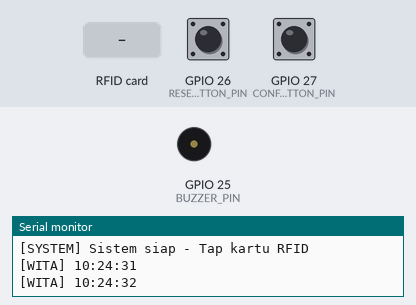
Simulated run of this sketch. Board: ESP32. On the bench: buzzer (waves = sounding, pin HIGH), the last lines printed to the serial monitor. The inputs (shaded band) are chosen by the test bench; at power-on: GPIO 27 (CONFIG_BUTTON_PIN) HIGH, GPIO 26 (RESET_BUTTON_PIN) HIGH. WiFi joins after 1.5 s; servers stay silent unless stated; the local clock reads 2024-03-15 10:24:30 at power-on unless the sketch sets it; no MQTT or app messages arrive unless stated. At 7.8 s the program restarts the board; the recording ends there.

Above: at 2.8 s.
2.9 s: GPIO 27 (CONFIG_BUTTON_PIN) pulled LOW for 0.15 s
At 3.01 s:
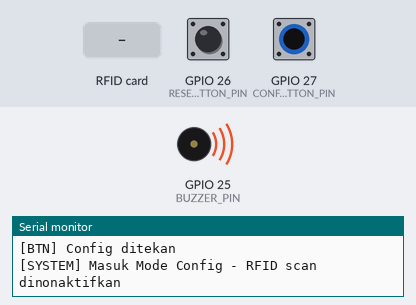
4.5 s: RFID card 5E 7A 19 C4 held to the reader
At 5.2 s:
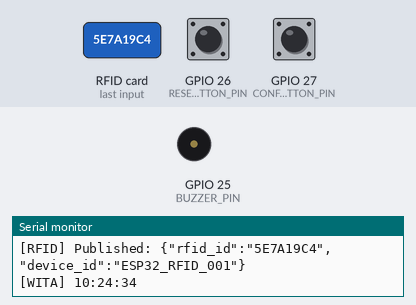
7.5 s: GPIO 26 (RESET_BUTTON_PIN) pulled LOW for 0.15 s
Timing chart, 0 to 7.8 s (numbered marks = the images above; inputs shaded):
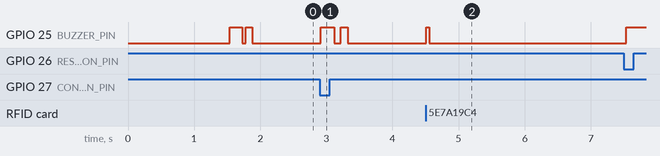

Measured:
- after the input at 2.9 s, GPIO 25 (BUZZER_PIN): LOW → HIGH at once, → LOW 0.20 s later, → HIGH 0.10 s later, → LOW 0.10 s later
- after the input at 4.5 s, GPIO 25 (BUZZER_PIN): LOW → HIGH at once, → LOW 0.05 s later

The sketch:

esp32newcoding_claud.ino
```cpp
/*
 * ESP32 RFID Permission System
 * Components: ESP32, PN532 NFC RFID Module (I2C), Active Buzzer, Push Buttons
 * Features: RFID scanning, MQTT (HiveMQ TLS), buzzer notification, NTP time sync (WITA)
 *
 * PERBAIKAN:
 * - Semua delay() diganti millis() non-blocking
 * - readPassiveTargetID pakai timeout 100ms agar tidak blocking
 * - Buzzer non-blocking menggunakan state machine
 * - LCD dihapus sepenuhnya
 * - Debounce tombol dipisah per tombol
 * - MQTT buffer size diperbesar untuk HiveMQ
 * - Reconnect WiFi & MQTT lebih robust
 * - mqttClient.loop() selalu berjalan lancar
 */

#include <WiFi.h>
#include <WiFiClientSecure.h>
#include <PubSubClient.h>
#include <Wire.h>
#include <Adafruit_PN532.h>
#include <time.h>

// ============================================================
// WiFi Configuration
// ============================================================
const char* ssid     = "Post satpam";
const char* password = "Skanbara2024";  // Kosong untuk captive portal (MAC registered)

// ============================================================
// NTP Configuration (WITA - UTC+8)
// ============================================================
const char* ntpServer        = "pool.ntp.org";
const long  gmtOffset_sec    = 28800;  // UTC+8
const int   daylightOffset_sec = 0;

// ============================================================
// MQTT Configuration (HiveMQ Cloud - TLS port 8883)
// ============================================================
const char* mqtt_server   = "282ebcb2b3e048aeb47708a9236c9b95.s1.eu.hivemq.cloud";
const int   mqtt_port     = 8883;
const char* mqtt_client_id  = "esp32_rfid_device";
const char* mqtt_username   = "ijinkeluar";
const char* mqtt_password   = "Gmagus4099";

// Topics
const char* mqtt_topic_rfid     = "izin/rfid";
const char* mqtt_topic_status   = "izin/status";
const char* mqtt_topic_response = "izin/response";
const char* mqtt_topic_command  = "izin/command";

// ============================================================
// Device Configuration
// ============================================================
const char* device_id = "ESP32_RFID_001";

// ============================================================
// Pin Definitions
// ============================================================
#define PN532_SDA_PIN      21
#define PN532_SCL_PIN      22
#define BUZZER_PIN         25
#define RESET_BUTTON_PIN   26
#define CONFIG_BUTTON_PIN  27

// ============================================================
// Global Objects
// ============================================================
WiFiClientSecure  espClient;
PubSubClient      mqttClient(espClient);
Adafruit_PN532    nfc(PN532_SDA_PIN, PN532_SCL_PIN);

// ============================================================
// Timing Variables (millis-based, non-blocking)
// ============================================================
unsigned long lastMqttConnectAttempt = 0;
unsigned long lastStatusUpdate       = 0;
unsigned long lastButtonCheck        = 0;
unsigned long lastTimeLog            = 0;
unsigned long rfidCooldown           = 0;
unsigned long lcdResetTimer          = 0;  // Timer untuk reset pesan Serial

// Debounce terpisah per tombol
unsigned long lastDebounceReset  = 0;
unsigned long lastDebounceConfig = 0;
const unsigned long debounceDelay = 50;

// State flags
bool configMode    = false;
bool showingResult = false;  // True saat menampilkan hasil scan

// ============================================================
// Buzzer Non-Blocking State Machine
// ============================================================
enum BuzzerPattern { BUZZ_NONE, BUZZ_SUCCESS, BUZZ_ERROR, BUZZ_SCAN };

struct BuzzerState {
  BuzzerPattern pattern;
  uint8_t  step;
  unsigned long lastStepTime;
  bool     active;
} buzzer = { BUZZ_NONE, 0, 0, false };

// Tabel pola buzzer: {durasi_HIGH, durasi_LOW} per step
// SUCCESS : dua beep pendek (100ms ON, 50ms OFF, 100ms ON)
// ERROR   : dua beep panjang (200ms ON, 100ms OFF, 200ms ON)
// SCAN    : satu beep sangat pendek (50ms ON)
const uint16_t patternSuccess[][2] = { {100, 50}, {100, 0} };
const uint16_t patternError[][2]   = { {200, 100}, {200, 0} };
const uint16_t patternScan[][2]    = { {50, 0} };

const uint8_t patternSuccessLen = 2;
const uint8_t patternErrorLen   = 2;
const uint8_t patternScanLen    = 1;

void startBuzzer(BuzzerPattern p) {
  buzzer.pattern      = p;
  buzzer.step         = 0;
  buzzer.lastStepTime = millis();
  buzzer.active       = true;
  digitalWrite(BUZZER_PIN, HIGH);  // Mulai step pertama langsung ON
}

void updateBuzzer() {
  if (!buzzer.active) return;

  const uint16_t (*pat)[2] = nullptr;
  uint8_t len = 0;

  switch (buzzer.pattern) {
    case BUZZ_SUCCESS: pat = patternSuccess; len = patternSuccessLen; break;
    case BUZZ_ERROR:   pat = patternError;   len = patternErrorLen;   break;
    case BUZZ_SCAN:    pat = patternScan;    len = patternScanLen;    break;
    default: buzzer.active = false; return;
  }

  unsigned long now = millis();
  uint16_t onTime  = pat[buzzer.step][0];
  uint16_t offTime = pat[buzzer.step][1];

  // Fase ON
  if (digitalRead(BUZZER_PIN) == HIGH) {
    if (now - buzzer.lastStepTime >= onTime) {
      digitalWrite(BUZZER_PIN, LOW);
      buzzer.lastStepTime = now;
      // Kalau tidak ada jeda (offTime==0), langsung ke step berikut
      if (offTime == 0) {
        buzzer.step++;
        if (buzzer.step >= len) {
          buzzer.active = false;
        }
      }
    }
  }
  // Fase OFF
  else {
    if (now - buzzer.lastStepTime >= offTime) {
      buzzer.step++;
      if (buzzer.step >= len) {
        buzzer.active = false;
      } else {
        digitalWrite(BUZZER_PIN, HIGH);
        buzzer.lastStepTime = now;
      }
    }
  }
}

// ============================================================
// SETUP
// ============================================================
void setup() {
  Serial.begin(115200);
  Serial.println(F("============================================"));
  Serial.println(F("  ESP32 RFID Permission System Starting..."));
  Serial.println(F("============================================"));

  // Pin init
  pinMode(BUZZER_PIN,        OUTPUT);
  pinMode(RESET_BUTTON_PIN,  INPUT_PULLUP);
  pinMode(CONFIG_BUTTON_PIN, INPUT_PULLUP);
  digitalWrite(BUZZER_PIN, LOW);

  // I2C & PN532
  Wire.begin(PN532_SDA_PIN, PN532_SCL_PIN);
  nfc.begin();

  uint32_t versiondata = nfc.getFirmwareVersion();
  if (!versiondata) {
    Serial.println(F("[ERROR] PN532 tidak ditemukan! Cek wiring I2C."));
    while (1) { delay(1000); }
  }
  Serial.print(F("[NFC] Found chip PN5"));
  Serial.println((versiondata >> 24) & 0xFF, HEX);
  Serial.print(F("[NFC] Firmware v"));
  Serial.print((versiondata >> 16) & 0xFF, DEC);
  Serial.print('.');
  Serial.println((versiondata >> 8) & 0xFF, DEC);
  nfc.SAMConfig();
  Serial.println(F("[NFC] PN532 siap"));

  // WiFi
  connectWiFi();

  // NTP
  configTime(gmtOffset_sec, daylightOffset_sec, ntpServer);
  Serial.println(F("[NTP] Konfigurasi waktu WITA (UTC+8)"));

  // MQTT
  mqttClient.setServer(mqtt_server, mqtt_port);
  mqttClient.setCallback(mqttCallback);
  mqttClient.setBufferSize(512);      // Buffer lebih besar untuk HiveMQ
  mqttClient.setKeepAlive(30);        // Keepalive 30 detik
  mqttClient.setSocketTimeout(10);    // Timeout koneksi 10 detik

  // TLS - skip verifikasi sertifikat (untuk testing)
  // Untuk production: espClient.setCACert(ca_cert);
  espClient.setInsecure();

  // Connect MQTT awal
  reconnectMQTT();

  startBuzzer(BUZZ_SUCCESS);
  Serial.println(F("[SYSTEM] Sistem siap - Tap kartu RFID"));
}

// ============================================================
// LOOP - Tidak ada delay() di sini!
// ============================================================
void loop() {
  // 1. Update buzzer state machine
  updateBuzzer();

  // 2. Cek & reconnect WiFi
  if (WiFi.status() != WL_CONNECTED) {
    Serial.println(F("[WiFi] Koneksi putus, reconnecting..."));
    connectWiFi();
  }

  // 3. Cek & reconnect MQTT (dengan cooldown 5 detik)
  if (!mqttClient.connected()) {
    if (millis() - lastMqttConnectAttempt >= 5000) {
      reconnectMQTT();
    }
  }

  // 4. MQTT loop - WAJIB sering dipanggil agar receive message lancar
  mqttClient.loop();

  // 5. Reset pesan Serial setelah menampilkan hasil (non-blocking)
  if (showingResult && (millis() - lcdResetTimer >= 2000)) {
    showingResult = false;
    Serial.println(F("[SYSTEM] Siap Tap Kartu"));
  }

  // 6. Log waktu ke Serial setiap detik
  if (millis() - lastTimeLog >= 1000) {
    logCurrentTime();
    lastTimeLog = millis();
  }

  // 7. Kirim status periodik setiap 60 detik
  if (millis() - lastStatusUpdate >= 60000) {
    sendDeviceStatus("online");
    lastStatusUpdate = millis();
  }

  // 8. Cek tombol setiap 100ms
  if (millis() - lastButtonCheck >= 100) {
    checkButtons();
    lastButtonCheck = millis();
  }

  // 9. Scan RFID (hanya di mode normal, dengan cooldown)
  if (!configMode) {
    checkRFID();
  }
}

// ============================================================
// WiFi Connect
// ============================================================
void connectWiFi() {
  Serial.println(F("============================================"));
  Serial.println(F("[WiFi] Menghubungkan..."));
  Serial.print(F("[WiFi] SSID: "));
  Serial.println(ssid);
  Serial.println(F("============================================"));

  WiFi.mode(WIFI_STA);
  WiFi.begin(ssid, password);

  unsigned long startAttempt = millis();
  while (WiFi.status() != WL_CONNECTED && millis() - startAttempt < 15000) {
    delay(500);  // delay kecil hanya di setup/connect, bukan di loop utama
    Serial.print('.');
  }
  Serial.println();

  if (WiFi.status() == WL_CONNECTED) {
    Serial.println(F("============================================"));
    Serial.println(F("[WiFi] Terhubung!"));
    Serial.print(F("[WiFi] IP       : ")); Serial.println(WiFi.localIP());
    Serial.print(F("[WiFi] Gateway  : ")); Serial.println(WiFi.gatewayIP());
    Serial.print(F("[WiFi] MAC      : ")); Serial.println(WiFi.macAddress());
    Serial.print(F("[WiFi] RSSI     : ")); Serial.print(WiFi.RSSI()); Serial.println(F(" dBm"));
    Serial.println(F("============================================"));
    startBuzzer(BUZZ_SUCCESS);
  } else {
    Serial.println(F("============================================"));
    Serial.println(F("[WiFi] GAGAL terhubung!"));
    Serial.print(F("[WiFi] Status   : ")); Serial.println(WiFi.status());
    Serial.println(F("[WiFi] Cek: SSID benar? MAC terdaftar? Router nyala?"));
    Serial.println(F("============================================"));
    startBuzzer(BUZZ_ERROR);
  }
}

// ============================================================
// MQTT Reconnect (non-blocking dengan cooldown)
// ============================================================
void reconnectMQTT() {
  lastMqttConnectAttempt = millis();

  Serial.println(F("============================================"));
  Serial.println(F("[MQTT] Menghubungkan ke HiveMQ Cloud..."));
  Serial.print(F("[MQTT] Server : ")); Serial.println(mqtt_server);
  Serial.print(F("[MQTT] Port   : ")); Serial.println(mqtt_port);
  Serial.print(F("[MQTT] Client : ")); Serial.println(mqtt_client_id);
  Serial.println(F("============================================"));

  if (mqttClient.connect(mqtt_client_id, mqtt_username, mqtt_password)) {
    Serial.println(F("[MQTT] Terhubung!"));

    // Subscribe ke semua topic yang dibutuhkan
    mqttClient.subscribe(mqtt_topic_response);
    mqttClient.subscribe(mqtt_topic_command);

    Serial.print(F("[MQTT] Subscribe: ")); Serial.println(mqtt_topic_response);
    Serial.print(F("[MQTT] Subscribe: ")); Serial.println(mqtt_topic_command);

    // Kirim status online
    sendDeviceStatus("online");
    startBuzzer(BUZZ_SUCCESS);
  } else {
    Serial.print(F("[MQTT] GAGAL! Error code: "));
    Serial.println(mqttClient.state());
    Serial.println(F("[MQTT] Kode error:"));
    Serial.println(F("  -4: TIMEOUT  -3: CONN_LOST  -2: CONN_FAILED"));
    Serial.println(F("  -1: DISCONN   4: BAD_CRED    5: UNAUTHORIZED"));
    Serial.println(F("[MQTT] Retry dalam 5 detik..."));
    startBuzzer(BUZZ_ERROR);
  }
}

// ============================================================
// MQTT Callback - dipanggil saat ada pesan masuk
// ============================================================
void mqttCallback(char* topic, byte* payload, unsigned int length) {
  // Bangun string pesan
  String message;
  message.reserve(length);
  for (unsigned int i = 0; i < length; i++) {
    message += (char)payload[i];
  }

  Serial.print(F("[MQTT] Pesan dari ["));
  Serial.print(topic);
  Serial.print(F("]: "));
  Serial.println(message);

  if (strcmp(topic, mqtt_topic_response) == 0) {
    handleServerResponse(message);
  } else if (strcmp(topic, mqtt_topic_command) == 0) {
    handleServerCommand(message);
  }
}

// ============================================================
// Handle Response dari Server
// ============================================================
void handleServerResponse(const String& message) {
  // Parse JSON manual - format:
  // {"rfid_id":"xxx","action":"check_in/check_out","status":"success/error","teacher_name":"xxx","message":"xxx"}

  String action      = extractJsonValue(message, "action");
  String status      = extractJsonValue(message, "status");
  String teacherName = extractJsonValue(message, "teacher_name");
  String msgText     = extractJsonValue(message, "message");

  if (action.isEmpty() || status.isEmpty()) {
    Serial.println(F("[RESPONSE] Format JSON tidak valid"));
    return;
  }

  if (status == "success") {
    if (action == "check_out") {
      Serial.println(F("[RESPONSE] >> IZIN KELUAR <<"));
    } else if (action == "check_in") {
      Serial.println(F("[RESPONSE] >> SUDAH KEMBALI <<"));
    }
    if (!teacherName.isEmpty()) {
      Serial.print(F("[RESPONSE] Nama: "));
      Serial.println(teacherName);
    }
    startBuzzer(BUZZ_SUCCESS);
  } else {
    Serial.println(F("[RESPONSE] >> ERROR - Coba Lagi <<"));
    if (!msgText.isEmpty()) {
      Serial.print(F("[RESPONSE] Pesan: "));
      Serial.println(msgText);
    }
    startBuzzer(BUZZ_ERROR);
  }

  // Set timer untuk kembali ke pesan standby (non-blocking)
  showingResult = true;
  lcdResetTimer = millis();
}

// ============================================================
// Handle Command dari Server (extensible)
// ============================================================
void handleServerCommand(const String& message) {
  String cmd = extractJsonValue(message, "command");
  Serial.print(F("[COMMAND] Terima: "));
  Serial.println(cmd);

  if (cmd == "restart") {
    Serial.println(F("[COMMAND] Restart dalam 1 detik..."));
    sendDeviceStatus("restarting");
    delay(500);  // Beri waktu publish terkirim
    ESP.restart();
  } else if (cmd == "status") {
    sendDeviceStatus("online");
  }
  // Tambahkan command lain sesuai kebutuhan
}

// ============================================================
// Check RFID - Non-blocking dengan timeout & cooldown
// ============================================================
void checkRFID() {
  // Cooldown 2 detik antar scan agar tidak double-scan kartu yang sama
  if (millis() - rfidCooldown < 2000) return;

  uint8_t uid[7]   = { 0 };
  uint8_t uidLength = 0;

  // Timeout 100ms = non-blocking, tidak freeze loop
  bool found = nfc.readPassiveTargetID(
    PN532_MIFARE_ISO14443A,
    uid,
    &uidLength,
    100  // timeout dalam ms
  );

  if (!found) return;

  rfidCooldown = millis();  // Set cooldown segera setelah deteksi

  // Format UID ke HEX string
  String rfidId;
  rfidId.reserve(uidLength * 2);
  for (uint8_t i = 0; i < uidLength; i++) {
    if (uid[i] < 0x10) rfidId += '0';
    rfidId += String(uid[i], HEX);
  }
  rfidId.toUpperCase();

  Serial.print(F("[RFID] Kartu terdeteksi: "));
  Serial.println(rfidId);

  startBuzzer(BUZZ_SCAN);

  // Buat payload JSON
  String payload = "{\"rfid_id\":\"" + rfidId +
                   "\",\"device_id\":\"" + String(device_id) + "\"}";

  // Publish ke MQTT
  if (mqttClient.connected()) {
    bool ok = mqttClient.publish(mqtt_topic_rfid, payload.c_str());
    if (ok) {
      Serial.print(F("[RFID] Published: "));
      Serial.println(payload);
    } else {
      Serial.println(F("[RFID] Publish GAGAL - buffer penuh?"));
      startBuzzer(BUZZ_ERROR);
    }
  } else {
    Serial.println(F("[RFID] MQTT tidak terhubung, mencoba reconnect..."));
    reconnectMQTT();
    if (mqttClient.connected()) {
      mqttClient.publish(mqtt_topic_rfid, payload.c_str());
      Serial.print(F("[RFID] Published setelah reconnect: "));
      Serial.println(payload);
    } else {
      Serial.println(F("[RFID] Gagal publish - MQTT tidak terhubung"));
      startBuzzer(BUZZ_ERROR);
    }
  }
}

// ============================================================
// Check Buttons - Debounce terpisah per tombol
// ============================================================
void checkButtons() {
  unsigned long now = millis();

  // Tombol Reset
  if (digitalRead(RESET_BUTTON_PIN) == LOW) {
    if ((now - lastDebounceReset) > debounceDelay) {
      lastDebounceReset = now;
      Serial.println(F("[BTN] Reset ditekan"));
      handleReset();
    }
  }

  // Tombol Config
  if (digitalRead(CONFIG_BUTTON_PIN) == LOW) {
    if ((now - lastDebounceConfig) > debounceDelay) {
      lastDebounceConfig = now;
      Serial.println(F("[BTN] Config ditekan"));
      handleConfig();
    }
  }
}

void handleReset() {
  Serial.println(F("[SYSTEM] Restarting..."));
  sendDeviceStatus("restarting");
  startBuzzer(BUZZ_SUCCESS);
  delay(300);  // Beri waktu buzzer & MQTT publish
  ESP.restart();
}

void handleConfig() {
  configMode = !configMode;
  if (configMode) {
    Serial.println(F("[SYSTEM] Masuk Mode Config - RFID scan dinonaktifkan"));
    startBuzzer(BUZZ_SUCCESS);
  } else {
    Serial.println(F("[SYSTEM] Keluar Mode Config - Mode Normal"));
    startBuzzer(BUZZ_SUCCESS);
  }
}

// ============================================================
// Send Device Status ke MQTT
// ============================================================
void sendDeviceStatus(const char* status) {
  if (!mqttClient.connected()) return;

  String payload = "{\"device_id\":\"" + String(device_id) +
                   "\",\"status\":\""   + String(status)    +
                   "\",\"ip_address\":\""       + WiFi.localIP().toString() +
                   "\",\"rssi\":"       + String(WiFi.RSSI()) +
                   "}";

  mqttClient.publish(mqtt_topic_status, payload.c_str());
  Serial.print(F("[STATUS] Published: "));
  Serial.println(payload);
}

// ============================================================
// Log Waktu WITA ke Serial (tiap 1 detik)
// ============================================================
void logCurrentTime() {
  struct tm timeinfo;
  if (!getLocalTime(&timeinfo, 0)) return;  // timeout 0 = non-blocking

  char timeStr[20];
  strftime(timeStr, sizeof(timeStr), "%H:%M:%S", &timeinfo);

  // Hanya print waktu jika tidak sedang menampilkan hasil scan
  if (!showingResult) {
    Serial.print(F("[WITA] "));
    Serial.println(timeStr);
  }
}

// ============================================================
// Helper: Extract nilai dari JSON string sederhana
// Contoh: extractJsonValue(json, "status") → "success"
// ============================================================
String extractJsonValue(const String& json, const String& key) {
  String searchKey = "\"" + key + "\":\"";
  int startIdx = json.indexOf(searchKey);
  if (startIdx < 0) return "";
  startIdx += searchKey.length();
  int endIdx = json.indexOf('"', startIdx);
  if (endIdx < 0) return "";
  return json.substring(startIdx, endIdx);
}
```
